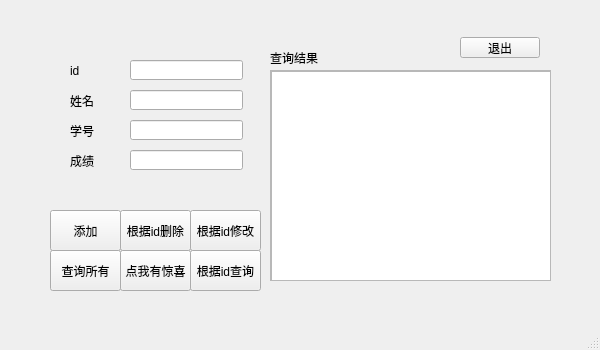
<?xml version="1.0" encoding="UTF-8"?>
<ui version="4.0">
 <class>MainWindow</class>
 <widget class="QMainWindow" name="MainWindow">
  <property name="geometry">
   <rect>
    <x>0</x>
    <y>0</y>
    <width>600</width>
    <height>350</height>
   </rect>
  </property>
  <property name="minimumSize">
   <size>
    <width>600</width>
    <height>350</height>
   </size>
  </property>
  <property name="maximumSize">
   <size>
    <width>600</width>
    <height>350</height>
   </size>
  </property>
  <property name="cursor">
   <cursorShape>ArrowCursor</cursorShape>
  </property>
  <property name="tabletTracking">
   <bool>false</bool>
  </property>
  <property name="windowTitle">
   <string>MainWindow</string>
  </property>
  <property name="windowIcon">
   <iconset theme="user-home">
    <normaloff>.</normaloff>.</iconset>
  </property>
  <property name="autoFillBackground">
   <bool>false</bool>
  </property>
  <widget class="QWidget" name="centralwidget">
   <widget class="QWidget" name="widget" native="true">
    <property name="geometry">
     <rect>
      <x>40</x>
      <y>20</y>
      <width>511</width>
      <height>291</height>
     </rect>
    </property>
    <widget class="QLineEdit" name="nameEdit">
     <property name="geometry">
      <rect>
       <x>90</x>
       <y>70</y>
       <width>113</width>
       <height>20</height>
      </rect>
     </property>
     <property name="text">
      <string/>
     </property>
    </widget>
    <widget class="QLabel" name="nameLabel">
     <property name="geometry">
      <rect>
       <x>30</x>
       <y>70</y>
       <width>41</width>
       <height>21</height>
      </rect>
     </property>
     <property name="text">
      <string>姓名</string>
     </property>
    </widget>
    <widget class="QLabel" name="idLabel">
     <property name="geometry">
      <rect>
       <x>30</x>
       <y>100</y>
       <width>41</width>
       <height>21</height>
      </rect>
     </property>
     <property name="text">
      <string>学号</string>
     </property>
    </widget>
    <widget class="QLineEdit" name="numEdit">
     <property name="geometry">
      <rect>
       <x>90</x>
       <y>100</y>
       <width>113</width>
       <height>20</height>
      </rect>
     </property>
     <property name="text">
      <string/>
     </property>
    </widget>
    <widget class="QLineEdit" name="scoreEdit">
     <property name="geometry">
      <rect>
       <x>90</x>
       <y>130</y>
       <width>113</width>
       <height>20</height>
      </rect>
     </property>
     <property name="text">
      <string/>
     </property>
    </widget>
    <widget class="QLabel" name="scoreLabel">
     <property name="geometry">
      <rect>
       <x>30</x>
       <y>130</y>
       <width>41</width>
       <height>21</height>
      </rect>
     </property>
     <property name="text">
      <string>成绩</string>
     </property>
    </widget>
    <widget class="QLabel" name="listLabel">
     <property name="geometry">
      <rect>
       <x>230</x>
       <y>30</y>
       <width>71</width>
       <height>16</height>
      </rect>
     </property>
     <property name="text">
      <string>查询结果</string>
     </property>
    </widget>
    <widget class="QPushButton" name="addButton">
     <property name="geometry">
      <rect>
       <x>10</x>
       <y>190</y>
       <width>71</width>
       <height>41</height>
      </rect>
     </property>
     <property name="text">
      <string>添加</string>
     </property>
    </widget>
    <widget class="QPushButton" name="deleteButton">
     <property name="geometry">
      <rect>
       <x>80</x>
       <y>190</y>
       <width>71</width>
       <height>41</height>
      </rect>
     </property>
     <property name="text">
      <string>根据id删除</string>
     </property>
    </widget>
    <widget class="QPushButton" name="updateButton">
     <property name="geometry">
      <rect>
       <x>150</x>
       <y>190</y>
       <width>71</width>
       <height>41</height>
      </rect>
     </property>
     <property name="text">
      <string>根据id修改</string>
     </property>
    </widget>
    <widget class="QPushButton" name="selectByIdButton">
     <property name="geometry">
      <rect>
       <x>150</x>
       <y>230</y>
       <width>71</width>
       <height>41</height>
      </rect>
     </property>
     <property name="text">
      <string>根据id查询</string>
     </property>
    </widget>
    <widget class="QPushButton" name="selectAllButton">
     <property name="geometry">
      <rect>
       <x>10</x>
       <y>230</y>
       <width>71</width>
       <height>41</height>
      </rect>
     </property>
     <property name="text">
      <string>查询所有</string>
     </property>
    </widget>
    <widget class="QPushButton" name="exitButton">
     <property name="geometry">
      <rect>
       <x>420</x>
       <y>17</y>
       <width>80</width>
       <height>21</height>
      </rect>
     </property>
     <property name="text">
      <string>退出</string>
     </property>
    </widget>
    <widget class="QScrollArea" name="showListBar">
     <property name="geometry">
      <rect>
       <x>230</x>
       <y>50</y>
       <width>281</width>
       <height>211</height>
      </rect>
     </property>
     <property name="widgetResizable">
      <bool>true</bool>
     </property>
     <widget class="QWidget" name="scrollAreaWidgetContents">
      <property name="geometry">
       <rect>
        <x>0</x>
        <y>0</y>
        <width>279</width>
        <height>209</height>
       </rect>
      </property>
      <widget class="QTextEdit" name="showList">
       <property name="geometry">
        <rect>
         <x>0</x>
         <y>0</y>
         <width>281</width>
         <height>211</height>
        </rect>
       </property>
      </widget>
     </widget>
    </widget>
    <widget class="QLabel" name="nameLabel_2">
     <property name="geometry">
      <rect>
       <x>30</x>
       <y>40</y>
       <width>41</width>
       <height>21</height>
      </rect>
     </property>
     <property name="text">
      <string>id</string>
     </property>
    </widget>
    <widget class="QLineEdit" name="idEdit">
     <property name="geometry">
      <rect>
       <x>90</x>
       <y>40</y>
       <width>113</width>
       <height>20</height>
      </rect>
     </property>
     <property name="text">
      <string/>
     </property>
     <property name="dragEnabled">
      <bool>false</bool>
     </property>
    </widget>
    <widget class="QPushButton" name="shake">
     <property name="geometry">
      <rect>
       <x>80</x>
       <y>230</y>
       <width>71</width>
       <height>41</height>
      </rect>
     </property>
     <property name="text">
      <string>点我有惊喜</string>
     </property>
    </widget>
   </widget>
  </widget>
  <widget class="QMenuBar" name="menubar">
   <property name="geometry">
    <rect>
     <x>0</x>
     <y>0</y>
     <width>600</width>
     <height>17</height>
    </rect>
   </property>
  </widget>
  <widget class="QStatusBar" name="statusbar"/>
 </widget>
 <resources/>
 <connections/>
</ui>
